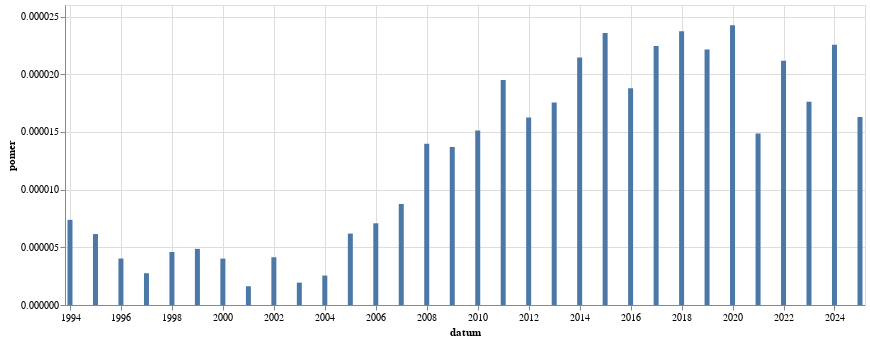

Here is the notebook cell this chart was saved with:
### Code cell
alt.Chart(
    vyvoj_pobaveni.to_pandas(),
    width=800
).mark_bar(
).encode(
    alt.X("datum:T"),
    alt.Y("pomer:Q")
)

### Figure 1 — Vega-Lite specification as saved in the notebook (floating-point values rounded to 4 significant figures)
{"config": {"view": {"continuousWidth": 300, "continuousHeight": 300}}, "data": {"name": "data-966a1800ff29f1ba2165d0ab69a2290c"}, "mark": {"type": "bar"}, "encoding": {"x": {"field": "datum", "type": "temporal"}, "y": {"field": "pomer", "type": "quantitative"}}, "width": 800, "$schema": "https://vega.github.io/schema/vega-lite/v5.8.0.json", "datasets": {"data-966a1800ff29f1ba2165d0ab69a2290c": [{"datum": "1994-01-01T00:00:00", "text": 7, "pocet_slov": 948442, "pomer": 7.381e-06}, {"datum": "1995-01-01T00:00:00", "text": 7, "pocet_slov": 1138706, "pomer": 6.147e-06}, {"datum": "1996-01-01T00:00:00", "text": 5, "pocet_slov": 1241412, "pomer": 4.028e-06}, {"datum": "1997-01-01T00:00:00", "text": 6, "pocet_slov": 2180302, "pomer": 2.752e-06}, {"datum": "1998-01-01T00:00:00", "text": 7, "pocet_slov": 1523146, "pomer": 4.596e-06}, {"datum": "1999-01-01T00:00:00", "text": 12, "pocet_slov": 2466687, "pomer": 4.865e-06}, {"datum": "2000-01-01T00:00:00", "text": 10, "pocet_slov": 2486033, "pomer": 4.022e-06}, {"datum": "2001-01-01T00:00:00", "text": 4, "pocet_slov": 2464089, "pomer": 1.623e-06}, {"datum": "2002-01-01T00:00:00", "text": 8, "pocet_slov": 1933522, "pomer": 4.138e-06}, {"datum": "2003-01-01T00:00:00", "text": 5, "pocet_slov": 2579919, "pomer": 1.938e-06}, {"datum": "2004-01-01T00:00:00", "text": 6, "pocet_slov": 2353526, "pomer": 2.549e-06}, {"datum": "2005-01-01T00:00:00", "text": 16, "pocet_slov": 2584657, "pomer": 6.19e-06}, {"datum": "2006-01-01T00:00:00", "text": 11, "pocet_slov": 1553743, "pomer": 7.08e-06}, {"datum": "2007-01-01T00:00:00", "text": 16, "pocet_slov": 1827981, "pomer": 8.753e-06}, {"datum": "2008-01-01T00:00:00", "text": 25, "pocet_slov": 1787996, "pomer": 1.398e-05}, {"datum": "2009-01-01T00:00:00", "text": 29, "pocet_slov": 2117438, "pomer": 1.37e-05}, {"datum": "2010-01-01T00:00:00", "text": 26, "pocet_slov": 1719280, "pomer": 1.512e-05}, {"datum": "2011-01-01T00:00:00", "text": 49, "pocet_slov": 2513768, "pomer": 1.949e-05}, {"datum": "2012-01-01T00:00:00", "text": 35, "pocet_slov": 2154889, "pomer": 1.624e-05}, {"datum": "2013-01-01T00:00:00", "text": 22, "pocet_slov": 1254044, "pomer": 1.754e-05}, {"datum": "2014-01-01T00:00:00", "text": 60, "pocet_slov": 2798380, "pomer": 2.144e-05}, {"datum": "2015-01-01T00:00:00", "text": 68, "pocet_slov": 2883872, "pomer": 2.358e-05}, {"datum": "2016-01-01T00:00:00", "text": 58, "pocet_slov": 3089201, "pomer": 1.878e-05}, {"datum": "2017-01-01T00:00:00", "text": 56, "pocet_slov": 2494601, "pomer": 2.245e-05}, {"datum": "2018-01-01T00:00:00", "text": 70, "pocet_slov": 2950787, "pomer": 2.372e-05}, {"datum": "2019-01-01T00:00:00", "text": 75, "pocet_slov": 3386383, "pomer": 2.215e-05}, {"datum": "2020-01-01T00:00:00", "text": 88, "pocet_slov": 3628531, "pomer": 2.425e-05}, {"datum": "2021-01-01T00:00:00", "text": 45, "pocet_slov": 3029217, "pomer": 1.486e-05}, {"datum": "2022-01-01T00:00:00", "text": 88, "pocet_slov": 4157177, "pomer": 2.117e-05}, {"datum": "2023-01-01T00:00:00", "text": 80, "pocet_slov": 4543956, "pomer": 1.761e-05}, {"datum": "2024-01-01T00:00:00", "text": 101, "pocet_slov": 4476719, "pomer": 2.256e-05}, {"datum": "2025-01-01T00:00:00", "text": 37, "pocet_slov": 2271267, "pomer": 1.629e-05}]}}
